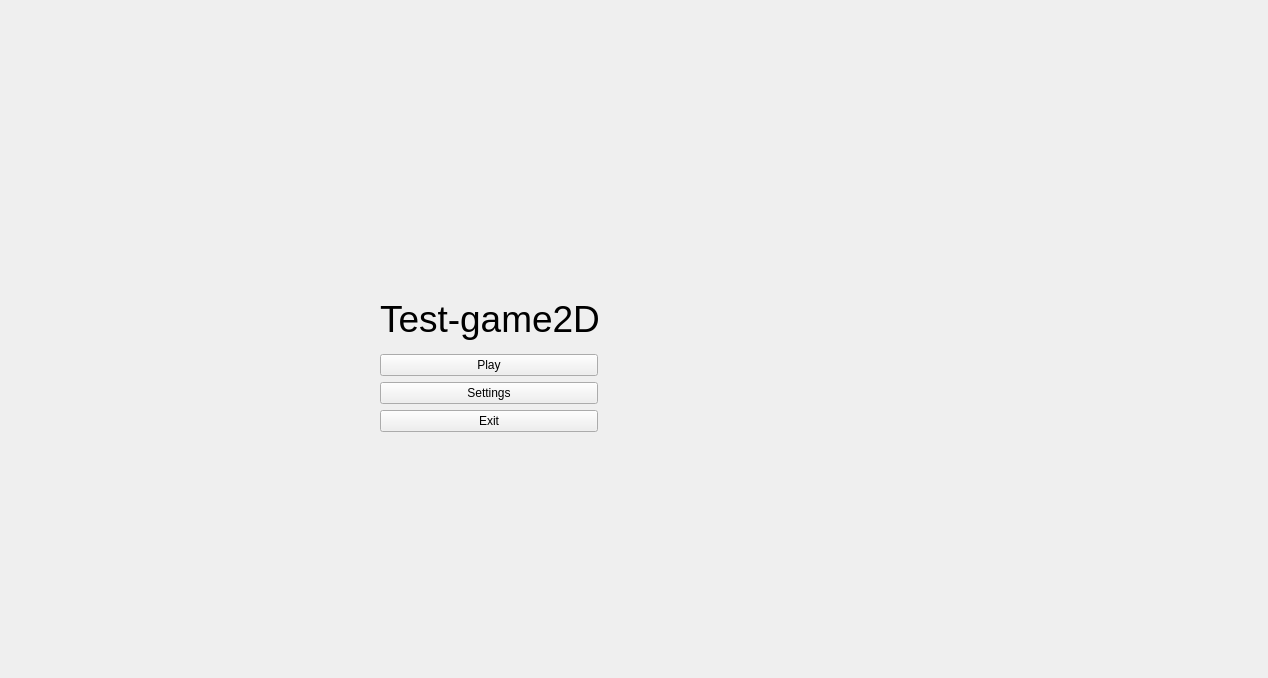
<?xml version="1.0" encoding="UTF-8"?>
<ui version="4.0">
 <class>MainMenu</class>
 <widget class="QWidget" name="MainMenu">
  <property name="geometry">
   <rect>
    <x>0</x>
    <y>0</y>
    <width>1268</width>
    <height>678</height>
   </rect>
  </property>
  <property name="windowTitle">
   <string>Form</string>
  </property>
  <widget class="QWidget" name="verticalLayoutWidget">
   <property name="geometry">
    <rect>
     <x>380</x>
     <y>290</y>
     <width>218</width>
     <height>142</height>
    </rect>
   </property>
   <layout class="QVBoxLayout" name="verticalLayout">
    <item>
     <widget class="QLabel" name="label">
      <property name="font">
       <font>
        <pointsize>28</pointsize>
       </font>
      </property>
      <property name="layoutDirection">
       <enum>Qt::LeftToRight</enum>
      </property>
      <property name="autoFillBackground">
       <bool>false</bool>
      </property>
      <property name="text">
       <string>Test-game2D</string>
      </property>
      <property name="scaledContents">
       <bool>true</bool>
      </property>
      <property name="wordWrap">
       <bool>false</bool>
      </property>
     </widget>
    </item>
    <item>
     <widget class="QPushButton" name="PlayButton">
      <property name="text">
       <string>Play</string>
      </property>
     </widget>
    </item>
    <item>
     <widget class="QPushButton" name="SettingsButton">
      <property name="text">
       <string>Settings</string>
      </property>
     </widget>
    </item>
    <item>
     <widget class="QPushButton" name="ExitButton">
      <property name="text">
       <string>Exit</string>
      </property>
     </widget>
    </item>
   </layout>
  </widget>
 </widget>
 <resources/>
 <connections/>
</ui>
